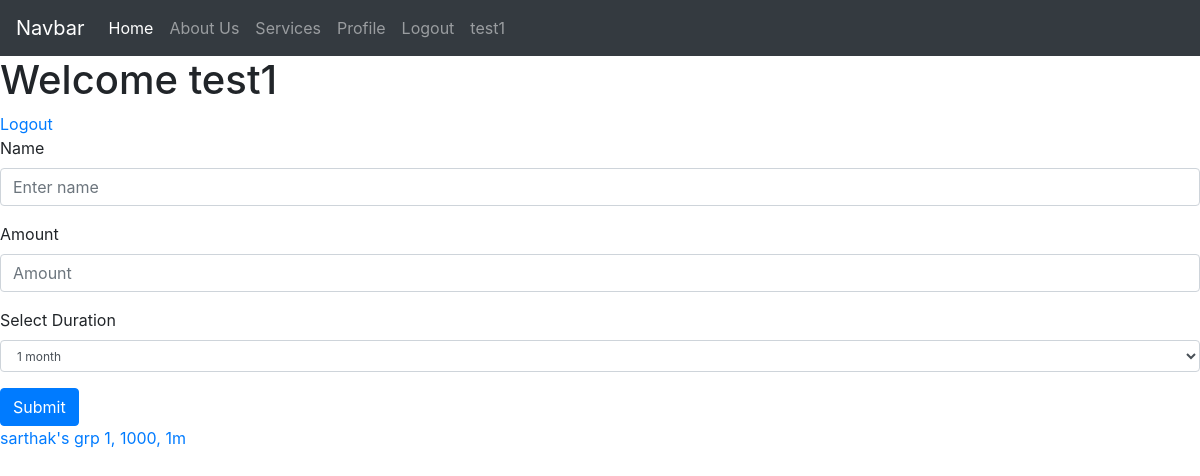
The page / (signed in) on the database as committed earlier.
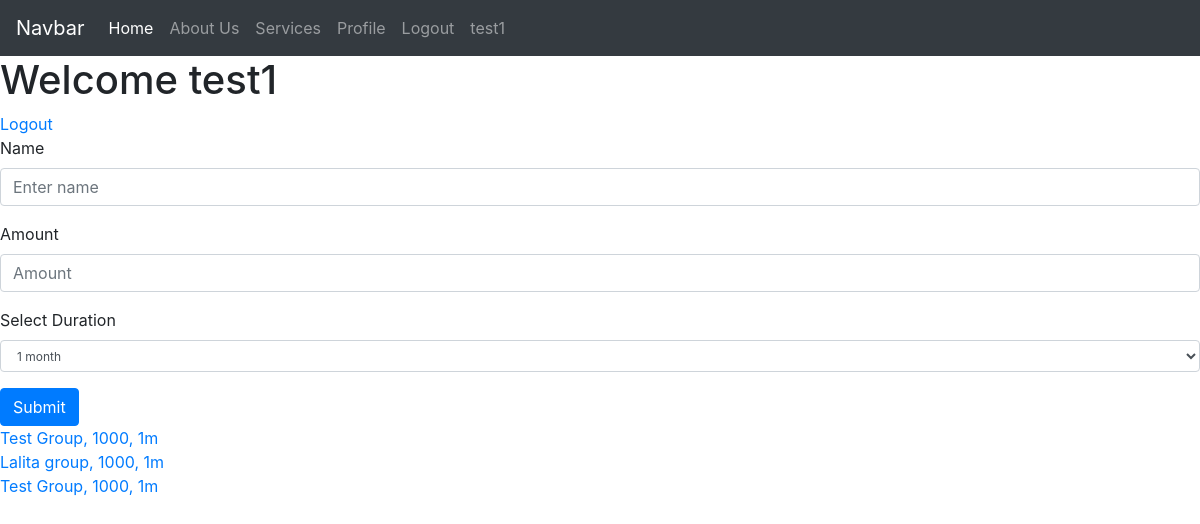
The same page on the database as committed later.
### comity/models.py (models this page shows)
class group_info_table(models.Model):
    id = models.UUIDField(primary_key=True, default=uuid.uuid4, editable=False)
    name = models.CharField(max_length=122)
    amount = models.CharField(max_length=6)
    duration = models.CharField(max_length=6, default='1m')
    created_at=models.IntegerField(default=0)
    updated_at=models.IntegerField(default=0)
    start_date=models.IntegerField(default=0)
    end_date=models.IntegerField(default=0)
    status = models.CharField(max_length=12, default='inactive')
    bid_date=models.IntegerField(default=0)
    created_by_user = models.ForeignKey(
        settings.AUTH_USER_MODEL,
        on_delete=models.CASCADE,
        null=True,
     )
    def __str__(self):
        return str(self.id)

### comity/views.py (the view)
# urls.py: path('', views.index, name='home'),
def index(request):
    if request.user.is_anonymous:
        return redirect('/login')
    users = User.objects.all()
    user = request.user
    grpNameByUser = group_table.objects.filter(u_id=user)
    groupList = []
    for grp in grpNameByUser:
        print("grp = {}".format(grp.g_id))
        grpInfo = group_info_table.objects.get(id=uuid.UUID(str(grp.g_id)))
        groupList.append(grpInfo)
    if (grpNameByUser.count() > 0):
        context = {"users": users, "groupList": groupList}
    else:
        context = {"users": users}
    return render(request, 'index.html', context)

### templates/index.html (shortened to what this page needs)
{% extends 'base.html' %}
{% block body %}
<h1> Welcome {{request.user}}</h1>
<a href='logout'>Logout</a>
<form action = "/addGroup" method = "post">
  <div class="form-group">
    <label for="name">Name</label>
    <input type="text" class="form-control" id="name" aria-describedby="name" name = "name" placeholder="Enter name" required>
  </div>
  <div class="form-group">
    <label for="amt">Amount</label>
    <input type="number" class="form-control" id="amt" name = "amt" placeholder="Amount">
  </div>
   <div class="form-group">
    <label for="duration">Select Duration</label>
    <select class="form-control" id="duration" name = "duration" style = "font-size:12px">
      <option value="1m">1 month</option>
    </select>
  </div>
  <button type="submit" class="btn btn-primary">Submit</button>
</form>
{% for group in groupList %}
<a href="/get/{{group.id}}"> {{group.name}}, {{group.amount}}, {{group.duration}} </a> <br>
{% endfor %}
{% endblock body %}

Rows that differ between the two databases and show on the page:
removed group_info_table: name "sarthak's grp 1", amount "1000", duration "1m"
added group_info_table: name "Test Group", amount "1000", duration "1m"
added group_info_table: name "Lalita group", amount "1000", duration "1m"
added group_info_table: name "Test Group", amount "1000", duration "1m"
